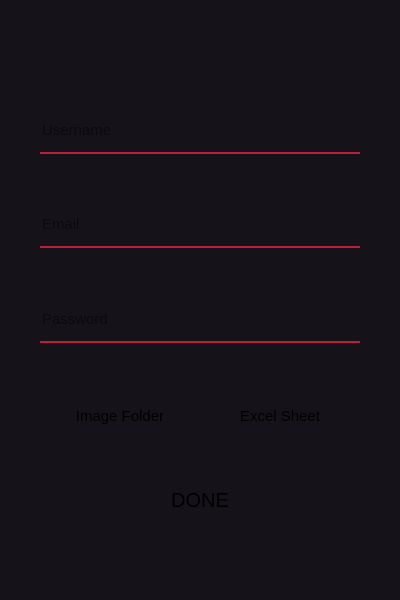
<?xml version="1.0" encoding="UTF-8"?>
<ui version="4.0">
 <class>MainWindow</class>
 <widget class="QMainWindow" name="MainWindow">
  <property name="geometry">
   <rect>
    <x>0</x>
    <y>0</y>
    <width>400</width>
    <height>600</height>
   </rect>
  </property>
  <property name="minimumSize">
   <size>
    <width>400</width>
    <height>600</height>
   </size>
  </property>
  <property name="maximumSize">
   <size>
    <width>400</width>
    <height>600</height>
   </size>
  </property>
  <property name="windowTitle">
   <string>New Redbubble User</string>
  </property>
  <property name="styleSheet">
   <string notr="true">background : #161219;</string>
  </property>
  <widget class="QWidget" name="centralwidget">
   <widget class="QLineEdit" name="newEmail">
    <property name="geometry">
     <rect>
      <x>40</x>
      <y>208</y>
      <width>320</width>
      <height>40</height>
     </rect>
    </property>
    <property name="font">
     <font>
      <pointsize>-1</pointsize>
      <weight>50</weight>
      <italic>false</italic>
      <bold>false</bold>
     </font>
    </property>
    <property name="styleSheet">
     <string notr="true">background-color: #161219;
border: none;
border-bottom: 2px solid #BA1F33;
font: 15px;
color: 'white';
padding-bottom: 7px;</string>
    </property>
    <property name="placeholderText">
     <string>Email</string>
    </property>
   </widget>
   <widget class="QLineEdit" name="newPassword">
    <property name="geometry">
     <rect>
      <x>40</x>
      <y>303</y>
      <width>320</width>
      <height>40</height>
     </rect>
    </property>
    <property name="font">
     <font>
      <pointsize>-1</pointsize>
      <weight>50</weight>
      <italic>false</italic>
      <bold>false</bold>
     </font>
    </property>
    <property name="styleSheet">
     <string notr="true">background-color: #161219;
border: none;
font: 15px;
border-bottom: 2px solid #BA1F33;
color: 'white';
padding-bottom: 7px;</string>
    </property>
    <property name="placeholderText">
     <string>Password</string>
    </property>
   </widget>
   <widget class="QPushButton" name="newuserDone">
    <property name="geometry">
     <rect>
      <x>90</x>
      <y>470</y>
      <width>220</width>
      <height>60</height>
     </rect>
    </property>
    <property name="cursor">
     <cursorShape>PointingHandCursor</cursorShape>
    </property>
    <property name="styleSheet">
     <string notr="true">QPushButton{
	border :4px solid '#BA1F33' ;
	border-radius: 15px ;
	font-size : 20px ;
	color: 'white' ;

	margin : 10px 20px ;
}

QPushButton:hover{
	background: '#BA1F33' ; 
	color: '#161219';
}</string>
    </property>
    <property name="text">
     <string>DONE</string>
    </property>
   </widget>
   <widget class="QLineEdit" name="newUsername">
    <property name="geometry">
     <rect>
      <x>40</x>
      <y>114</y>
      <width>320</width>
      <height>40</height>
     </rect>
    </property>
    <property name="font">
     <font>
      <pointsize>-1</pointsize>
      <weight>50</weight>
      <italic>false</italic>
      <bold>false</bold>
     </font>
    </property>
    <property name="styleSheet">
     <string notr="true">background-color: #161219;
border: none;
border-bottom: 2px solid #BA1F33;
font: 15px;
color: 'white';
padding-bottom: 7px;</string>
    </property>
    <property name="placeholderText">
     <string>Username</string>
    </property>
   </widget>
   <widget class="QPushButton" name="newExcel">
    <property name="geometry">
     <rect>
      <x>200</x>
      <y>396</y>
      <width>160</width>
      <height>40</height>
     </rect>
    </property>
    <property name="font">
     <font>
      <pointsize>-1</pointsize>
     </font>
    </property>
    <property name="cursor">
     <cursorShape>PointingHandCursor</cursorShape>
    </property>
    <property name="styleSheet">
     <string notr="true">QPushButton{
	border :2px solid '#BA1F33' ;
	border-radius: 15px ;
	font-size : 15px ;
	color: 'white' ;

	margin : 0px 20px ;
}

QPushButton:hover{
	background: '#BA1F33' ; 
	color: '#161219';
}</string>
    </property>
    <property name="text">
     <string>Excel Sheet</string>
    </property>
   </widget>
   <widget class="QPushButton" name="newImagefolder">
    <property name="geometry">
     <rect>
      <x>40</x>
      <y>396</y>
      <width>160</width>
      <height>40</height>
     </rect>
    </property>
    <property name="font">
     <font>
      <pointsize>-1</pointsize>
     </font>
    </property>
    <property name="cursor">
     <cursorShape>PointingHandCursor</cursorShape>
    </property>
    <property name="styleSheet">
     <string notr="true">QPushButton{
	border :2px solid '#BA1F33' ;
	border-radius: 15px ;
	font-size : 15px ;
	color: 'white' ;

	margin : 0px 20px ;
}

QPushButton:hover{
	background: '#BA1F33' ; 
	color: '#161219';
}</string>
    </property>
    <property name="text">
     <string>Image Folder</string>
    </property>
   </widget>
   <widget class="QLabel" name="smallLogo">
    <property name="geometry">
     <rect>
      <x>170</x>
      <y>0</y>
      <width>60</width>
      <height>60</height>
     </rect>
    </property>
    <property name="text">
     <string/>
    </property>
    <property name="pixmap">
     <pixmap>../logo/small_logo_rb.png</pixmap>
    </property>
    <property name="scaledContents">
     <bool>true</bool>
    </property>
   </widget>
  </widget>
  <widget class="QMenuBar" name="menubar">
   <property name="geometry">
    <rect>
     <x>0</x>
     <y>0</y>
     <width>400</width>
     <height>26</height>
    </rect>
   </property>
  </widget>
  <widget class="QStatusBar" name="statusbar"/>
 </widget>
 <resources/>
 <connections/>
</ui>
